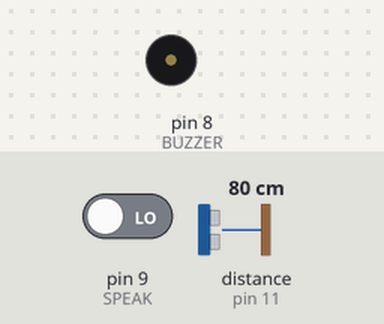
Bench run of a sketch on a simulated Arduino Uno, built with avr-gcc and run on an emulated ATmega328P. Parts: buzzer (waves = sounding). The inputs (shaded band) are chosen by the test bench; at power-on: pin 9 (SPEAK) LOW, distance to the obstacle (sensor on pin 11) 80 cm. The echo pulse lasts 58.3 µs per cm.

Above: at 1.2 s.
1.3 s: pin 9 (SPEAK) driven HIGH
At 2.5 s:
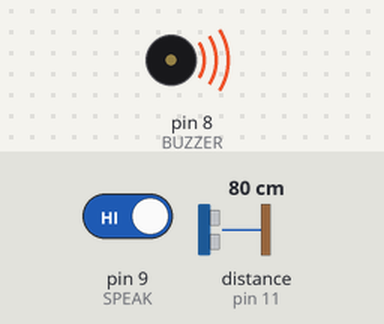
2.8 s: pin 9 (SPEAK) driven LOW
At 3.5 s:
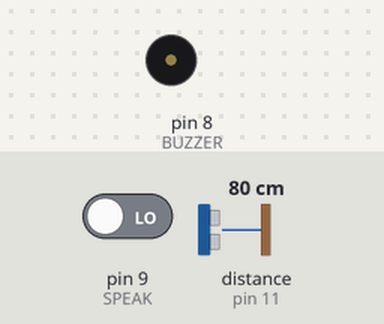
Timing chart, 0 to 5.8 s (numbered marks = the images above; inputs shaded):
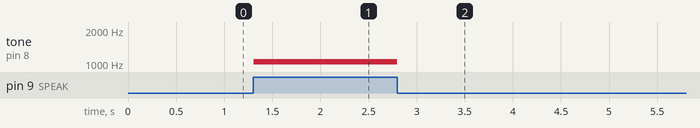

The sketch:

Touchless_Otamatone_button_control.ino
```cpp
#include "pitches.h"

#define ECHO 11
#define TRIG 10
#define SPEAK 9
#define BUZZER 8

// chromatic scale
int scale[] = {NOTE_C5, NOTE_CS5, NOTE_D5, NOTE_DS5, NOTE_E5, NOTE_F5, NOTE_FS5, NOTE_G5, NOTE_GS5, NOTE_A5, NOTE_AS5, NOTE_B5, NOTE_C6};

int idx, lastIdx;

void setup() {
  //Serial.begin(9600); // for debugging
  pinMode(ECHO, INPUT);
  pinMode(TRIG, OUTPUT);
  pinMode(SPEAK, INPUT);
  pinMode(BUZZER, OUTPUT);
}

void loop() {
  if (digitalRead(SPEAK)==HIGH) // only make sound when speak signal is high
  {
    // Send ultrasonic pulse
    digitalWrite(TRIG, LOW);
    delayMicroseconds(2);
    digitalWrite(TRIG, HIGH); // 10 us pulse
    delayMicroseconds(10);
    digitalWrite(TRIG, LOW);

    long echo = pulseIn(ECHO, HIGH, 60000); // timeout: wait 60ms (best sounding). if no echo, do nothing
    if (echo == 0) {
      // no echo keep previous note, don't retrigger
      tone(BUZZER, scale[lastIdx]);
      return;
    }
    float distance = echo * 0.034 / 2;   // cm

    // clamp distance to 0–25 cm range
    distance = constrain(distance, 0, 25);

    // divide into 8 buckets (for the 13 notes) across 1–25 cm
    // (lower bound is higher as an offset of sensor imperfections)
    idx = map(distance, 2, 25, 0, 12);

    //idx = constrain(idx, 0, 12); // redundant...?

    // only change tone when distance changes
    if (idx != lastIdx) {
      tone(BUZZER, scale[idx]);
      lastIdx = idx;
    }
  }
  else
  {
    noTone(BUZZER);
  }
}
```

Measured:
- after the input at 1.3 s, tone on pin 8 (BUZZER): silent → 1047 Hz at once
- after the input at 2.8 s, tone on pin 8 (BUZZER): 1047 Hz → silent at once
